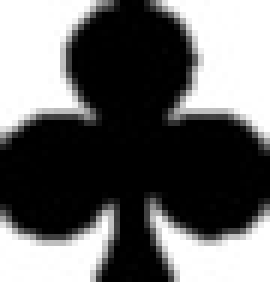
#> input picture club.jpg, 45 x 47 px (shown 6 times larger)
$ jupyter execute CardGame_Test.ipynb
#> lines starting #> are read from the running program, lines starting #| are printed output that depends on the picture; after the words box and inside, x2 and y2 are one past the last pixel; in counts of white or black regions, pixels touching at a corner belong together
#> the answer given: club.jpg
#> further down, inputImg is the input picture: shape (47, 45, 3); min 0, max 255, mean 104.7
# Card Game Assistant

This program reads in a hand of 5 cards and determines the value of each card.

#### Instructions
Run all cells in the notebook. There will be a file open box allowing you to pick any of the sample card hands. The program will display the value of all the cards in the chosen image.

#### Assumptions
This program assumes the user will use an input image of five playing cards taken from above the cards.

#### Algorithm steps:
* This Program starts off by
* It then
* Once the
* With this
* If
* It then
* It now
* Next,
* After this,
* It then
* Next
* Finally,

#### Performance
The algorithm takes a very small amount of time to run, looking almost instant to the user. The program is mostly accurate, but accuracy depends on the image, so if the user wants to test an image from far away or with very bad lighting, accuracy may faulter.

#### Underlying concepts:
* Thresholding: This selects certain parts of a grayscale image based on a threshold value allowing the user to separate objects.
* Masking: This selects certain parts of an image based on a binary mask.
* Contours: This finds continuous points on a shape and can be used for object detection.
* fillPoly: This fills in an area specified by the parameters.
* GaussianBlur:
* pytesseract:
* absDiff:

[cell 1]
#Imports
import cv2
import numpy as np
from matplotlib import pyplot as plt
from matplotlib import image as image
import easygui
import pytesseract

plt.rcParams['figure.figsize'] = [10,15]#set the plot size
plt.rc('font', size=15)

[cell 2]
# [6 lines left out: function GetHandType, not called in this run]


#Use input image of the Letter in the top left to return the card type
def GetLetter(croppedLetter,fig):
    gCroppedLetter = cv2.cvtColor(croppedLetter, cv2.COLOR_BGR2GRAY)
    #Gets a threshold
    thresh = cv2.threshold(gCroppedLetter, 130, 255, cv2.THRESH_BINARY_INV)[1]
    #Blurs it with threshold
    imBlur = cv2.GaussianBlur(thresh, (3,3), 0)
    imBlur = 255 - imBlur#Invert

    #convert to text from section of image
    textFromImage = pytesseract.image_to_string(imBlur, lang='eng',config='--psm 6')

    #Might have picked up some corners of images etc or included spaces so get the first individual char
    if(len(textFromImage) < 2):
        singleChar = textFromImage
    else:
        singleChar = textFromImage[0]
        #print(len(textFromImage),"characters detected: "+textFromImage+"    using char:"+singleChar)

    cardType = ""
    #Special cards have a name so return that
    if(singleChar == "K" or singleChar == "k"):
        cardType = "King"
    elif(singleChar == "Q"):
        cardType = "Queen"
    elif(singleChar == "J" or singleChar == "j"):
        cardType = "Jack"
    elif(singleChar == "A"):
        cardType = "Ace"
    else:#is number
        cardType = singleChar

    #Add to plot for displaying
    p1 = fig.add_subplot(2, 5, 3), plt.xticks([]),plt.yticks([])
    imgplot = plt.imshow(imBlur, cmap='gray')

    return cardType

#Use the cropped image of the symbol to return the suit
# [63 lines left out: function suitComparison, not called in this run]

#Use the input image to
def readCards(img):
    img = cv2.cvtColor(img, cv2.COLOR_BGR2RGB)
    G = cv2.cvtColor(img, cv2.COLOR_BGR2GRAY)

    plt.imshow(img, cmap='gray'), plt.xticks([]),plt.yticks([])
    plt.title('img')
    plt.show()

    T, B = cv2.threshold(G, thresh = 120, maxval = 255, type = cv2.THRESH_BINARY)
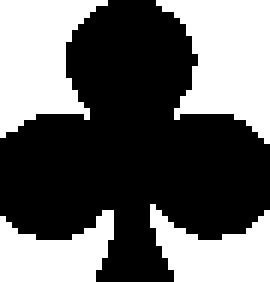
#> B: shape (47, 45) (shown 6 times larger); 40.7% white; 4 white regions
    C,_ = cv2.findContours(B, mode=cv2.RETR_EXTERNAL, method=cv2.CHAIN_APPROX_NONE)
#> C = 4 contours; box (x1, y1, x2, y2) and area: (26, 0, 45, 24) 249, (0, 0, 18, 23) 222, (25, 34, 45, 47) 132, (0, 35, 19, 47) 124
    C = sorted(C, key=cv2.contourArea, reverse=True)

    # Reading in suit templates #Note: moved from inside loop
    club = cv2.imread("club.jpg")
    diamond = cv2.imread("diamond.jpg")
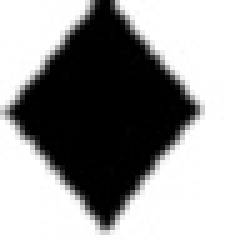
#> input picture diamond.jpg, 45 x 48 px (shown 5 times larger)
#> diamond is the input picture: shape (48, 45, 3); min 0, max 255, mean 146.3
    heart = cv2.imread("heart.jpg")
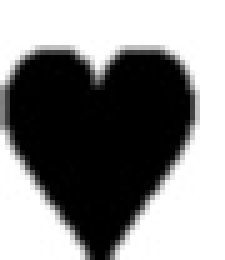
#> input picture heart.jpg, 45 x 52 px (shown 5 times larger)
#> heart is the input picture: shape (52, 45, 3); min 0, max 255, mean 136
    spade = cv2.imread("spade.jpg")
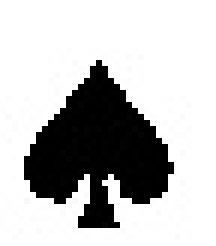
#> input picture spade.jpg, 36 x 41 px (shown 6 times larger)
#> spade is the input picture: shape (41, 36, 3); min 0, max 255, mean 189.3

    cardLetters = [""]*5
    cardSymbols = [""]*5

    i = 0
    while i < 5:
        fig = plt.figure()#make a figure to show things on

        largestContour = C[i]
#> largestContour = contour of 76 points, box (x1, y1, x2, y2) (26, 0, 45, 24), area 249
        x,y,w,h = cv2.boundingRect(largestContour)
#> x = 26; y = 0; w = 19; h = 24

        #Crop image to just the card
        ROI = img[y:y+h,x:x+w]
        H,W,Channels = ROI.shape
#> H = 24; W = 19; Channels = 3

        cropped_letter = ROI[int(H * 0.03):int(H * 0.2), int(W * 0.04):int(W * 0.18)]
        cropped_symbol = ROI[int(H * 0.185):int(H * 0.295), int(W * 0.05):int(W * 0.17)]

        G = cv2.cvtColor(cropped_symbol, cv2.COLOR_BGR2GRAY)
#> G = [[3, 0, 0], [1, 1, 0], [0, 0, 1]]
        T = 120
        T, B = cv2.threshold(G, thresh = T, maxval = 255, type = cv2.THRESH_BINARY)
#> T = 120; B = [[0, 0, 0], [0, 0, 0], [0, 0, 0]]
        inverse = cv2.bitwise_not(B)
#> inverse = [[255, 255, 255], [255, 255, 255], [255, 255, 255]]
        sContour,_ = cv2.findContours(inverse, mode=cv2.RETR_EXTERNAL, method=cv2.CHAIN_APPROX_NONE)
#> sContour = 1 item
        sC = sorted(sContour, key=cv2.contourArea, reverse=True)
#> sC = 1 item

        x,y,w,h = cv2.boundingRect(sC[0])
#> x = 0; w = 3; h = 3

        cropped_symbol = cropped_symbol[y:y+h,x:x+w]

        G = cv2.cvtColor(cropped_symbol, cv2.COLOR_BGR2GRAY)
        T = 120
        T, B = cv2.threshold(G, thresh = T, maxval = 255, type = cv2.THRESH_BINARY)
        inverse = cv2.bitwise_not(B)
        sContour,_ = cv2.findContours(inverse, mode=cv2.RETR_EXTERNAL, method=cv2.CHAIN_APPROX_NONE)
        sC = sorted(sContour, key=cv2.contourArea, reverse=True)

        cropped = cropped_symbol
        croppedH, croppedW, croppedChannels = cropped.shape
#> croppedH = 3; croppedW = 3; croppedChannels = 3
        cropped_symbol = np.zeros([croppedH,croppedW,3],dtype=np.uint8)
        cropped_symbol.fill(255)
        cv2.fillPoly(cropped_symbol, pts =[(sC[0])], color=(255,0,0))

        #Get cradletter from getletter method
        cardLetter = GetLetter(cropped_letter,fig )
#> in GetLetter, `gCroppedLetter = cv2.cvtColor(croppedLetter, cv2.COLOR_BGR2GRAY)`: gCroppedLetter = [[160, 223, 255], [95, 158, 207], [18, 49, 97], [0, 0, 17]]
#> in GetLetter, `thresh = cv2.threshold(gCroppedLetter, 130, 255, cv2.THRESH_BINARY_INV..`: thresh = [[0, 0, 0], [255, 0, 0], [255, 255, 255], [255, 255, 255]]
#> in GetLetter, `imBlur = cv2.GaussianBlur(thresh, (3,3), 0)`: imBlur = [[64, 32, 0], [128, 96, 64], [223, 207, 191], [255, 255, 255]]
#> in GetLetter, `imBlur = 255 - imBlur#Invert`: imBlur = [[191, 223, 255], [127, 159, 191], [32, 48, 64], [0, 0, 0]]

        #Get suit from the suitComparison method
        bestMatch = suitComparison(club, diamond, heart, spade, cropped_symbol,fig)
        print("The card is: "+cardLetter+" of "+bestMatch+"s")

        cardLetters[i] = cardLetter
        cardSymbols[i] = bestMatch


        p1 = fig.add_subplot(2, 5, 1), plt.xticks([]),plt.yticks([])
        imgplot = plt.imshow(ROI, cmap='gray')
        p1 = fig.add_subplot(2, 5, 2), plt.xticks([]),plt.yticks([])
        imgplot = plt.imshow(cropped_letter, cmap='gray')
        plt.show()

        i = i + 1

    GetHandType(cardLetters,cardSymbols)

pytesseract.pytesseract.tesseract_cmd = r'C:\Program Files\Tesseract-OCR\tesseract'

f = easygui.fileopenbox(filetypes=["*.jpg","*.jpeg","*.png"])#open user file select
inputImg = cv2.imread(f)#set a file to work with
readCards(inputImg)
#> (the call stopped at in GetLetter, `textFromImage = pytesseract.image_to_string(imBlur, lang='eng',config=..`: pytesseract is not available in this run)

# [14 lines of commented-out code are left out]
